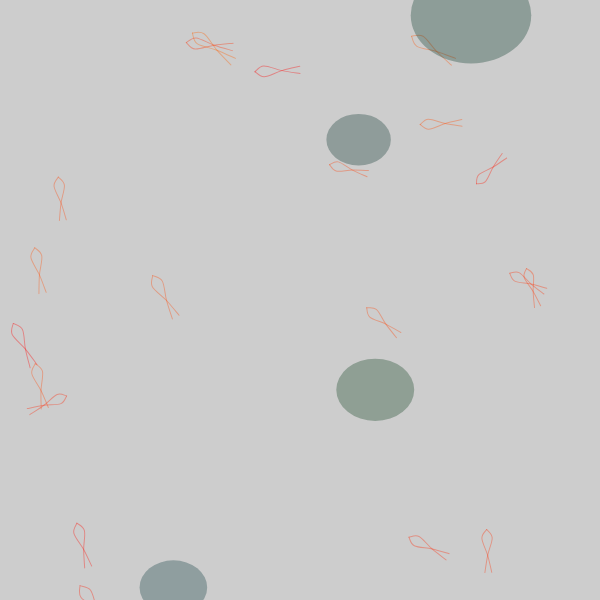
Frame 1 (no input)
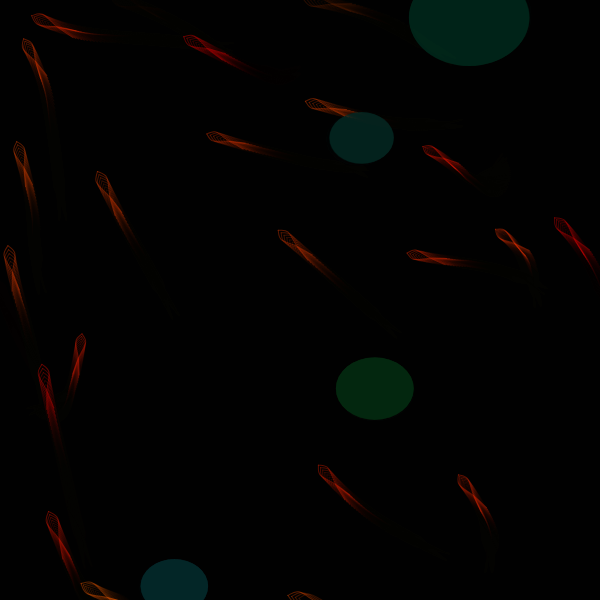
Frame 60 (no input)
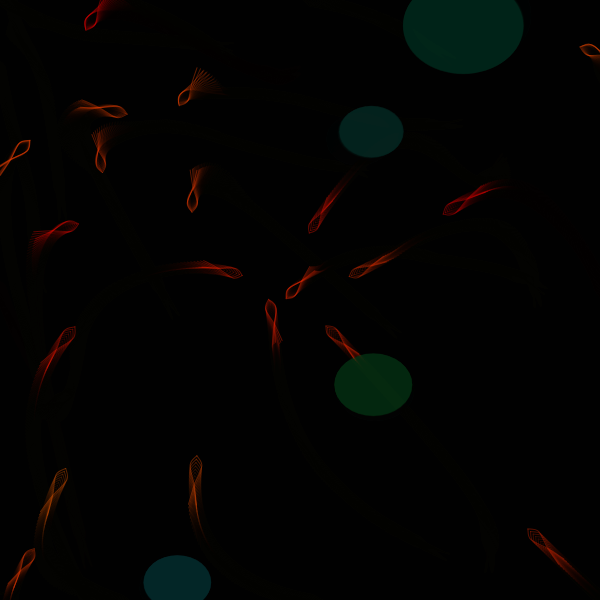
Frame 120 (the mouse pressed at the canvas centre since frame 60)

The p5.js sketch that drew these frames (run headless with seeded random() and noise() and a simulated clock; from frame 60 on, the mouse is pressed at the canvas centre):

// p5.js sketch
// ── sketch.js
let vehicles = [];
let obstacles = [];
let C_GRAVITY = 3;

function setup() {
  createCanvas(600, 600);

  for (let i = 0; i < 20; i++) {
    vehicles.push(
      new Vehicle(
        random(width),
        random(height),
        color(255, random(0, 100), 0, 90)
      )
    );
  }

  for (let i = 0; i < 4; i++) {
    obstacles.push(
      new Obstacle(
        random(width),
        random(height),
        color(random(0, 10), random(50, 60), random(20, 60), 80)
      )
    );
  }
}

function draw() {
  background(0, 50);

  for (let v of vehicles) {
    let target = createVector(mouseX, mouseY);
    v.seek(target);
    v.avoid(obstacles, vehicles);

    v.update();
    v.reappear();
    v.display();
  }

  for (let o of obstacles) {
    o.applyGravitationalAttraction(obstacles);
    o.update();
    o.limitVelocity(5);
    o.bounce();
    o.display();
  }
}

class Vehicle {
  constructor(x, y, color) {
    this.pos = createVector(x, y);
    this.vel = createVector();
    this.acc = createVector();
    //
    this.mass = 1.5;
    this.size = random(15, 20);
    //
    this.angle = 0;
    //
    this.maxSpeed = 5;
    this.maxSteerForce = 0.1;
    //
    this.brakeRad = 120;
    this.senseRad = 100;
    this.col = color;
  }
  attracted(target) {
    let vector = p5.Vector.sub(target, this.pos);
    vector.mult(0.05);
    this.applyForce(vector);
    //
    this.vel.mult(0.9);
  }
  seek(target) {
    let desiredVel = p5.Vector.sub(target, this.pos);
    let distance = desiredVel.mag();

    desiredVel.normalize(); // direction

    // arriving
    if (distance < this.brakeRad) {
      let speed = map(distance, 0, this.brakeRad, 0, this.maxSpeed);
      desiredVel.mult(speed);
    } else {
      desiredVel.mult(this.maxSpeed); // desire
    }

    let steerForce = p5.Vector.sub(desiredVel, this.vel);
    steerForce.limit(this.maxSteerForce);

    this.applyForce(steerForce);
  }
  avoid(obstacles, vehicles) {
    for (let obstacle of obstacles) {
      let desiredVel = p5.Vector.sub(obstacle.pos, this.pos);
      let distance = desiredVel.mag();
      desiredVel.normalize(); // direction
      if (distance > this.senseRad * 2) continue;
      desiredVel.mult(-this.maxSpeed);

      let steerForce = p5.Vector.sub(desiredVel, this.vel);
      steerForce.limit(this.maxSteerForce * 0.25); //***

      this.applyForce(steerForce);
    }

    for (let vehicle of vehicles) {
      if (this === vehicle) continue;
      let desiredVel = p5.Vector.sub(vehicle.pos, this.pos);
      let distance = desiredVel.mag();
      desiredVel.normalize(); // direction
      if (distance > this.senseRad) continue;
      desiredVel.mult(-this.maxSpeed);

      let steerForce = p5.Vector.sub(desiredVel, this.vel);
      steerForce.limit(this.maxSteerForce * 0.5); //***

      this.applyForce(steerForce);
    }
  }
  reappear() {
    if (this.pos.x < 0) {
      this.pos.x = width;
    } else if (this.pos.x > width) {
      this.pos.x = 0;
    }
    if (this.pos.y < 0) {
      this.pos.y = height;
    } else if (this.pos.y > height) {
      this.pos.y = 0;
    }
  }
  update() {
    this.vel.add(this.acc);
    this.pos.add(this.vel);
    this.acc.mult(0);
    this.angle = this.vel.heading();
  }
  applyForce(f) {
    if (this.mass <= 0) {
      console.log("Wrong mass");
      return;
    }
    let force = f.copy();
    force.div(this.mass);
    this.acc.add(force);
  }
  display() {
    push();
    translate(this.pos.x, this.pos.y);
    rotate(this.angle);

    // noFill();
    // stroke(0, 0, 255);
    // circle(0, 0, this.senseRad * 2);
    // stroke(255, 0, 0);
    // circle(0, 0, this.brakeRad * 2);

    //     noStroke();
    //     noFill();
    //     triangle(
    //       0,
    //       0,
    //       -this.size * 1,
    //       -this.size * 0.4,
    //       -this.size * 1,
    //       this.size * 0.4
    //     );
    stroke(this.col);
    noFill();
    beginShape();
    curveVertex(this.size * 0.5, 0);
    curveVertex(this.size * 0.5, 0);
    curveVertex(0, this.size * 0.3);
    curveVertex(-this.size * 1, 0);
    curveVertex(-this.size * 2, -this.size * 0.2);
    curveVertex(-this.size * 2, -this.size * 0.2);
    endShape();
    beginShape();
    curveVertex(this.size * 0.5, 0);
    curveVertex(this.size * 0.5, 0);
    curveVertex(0, -this.size * 0.3);
    curveVertex(-this.size * 1, 0);
    curveVertex(-this.size * 2, this.size * 0.2);
    curveVertex(-this.size * 2, this.size * 0.2);
    endShape();
    // beginShape();
    // curveVertex(0, -this.size * 1);
    // curveVertex(0, -this.size * 1);
    // curveVertex(this.size * 0.5, 0);
    // curveVertex(0, this.size * 1);
    // curveVertex(0, this.size * 1);
    // endShape();
    pop();
    push();
    beginShape();
    stroke(255);
    curveVertex(-this.size * 2.2, this.size * 0.2);
    curveVertex(-this.size * 2.2, this.size * 0.2);
    curveVertex(-this.size * 2.7, this.size * 0.3);
    curveVertex(-this.size * 3, this.size * 0.2);
    curveVertex(-this.size * 3, this.size * 0.2);
    endShape();
    pop();
  }
}

class Obstacle {
  constructor(x, y, color) {
    this.pos = createVector(x, y);
    this.vel = createVector(0, 0);
    this.acc = createVector(0, 0);
    this.rad = random(25, 50);
    this.mass = this.rad * 0.5;
    this.col = color;
  }
  update() {
    this.vel.add(this.acc);
    this.pos.add(this.vel);
    this.acc.mult(0);
  }
  applyForce(f) {
    if (this.mass > 0) {
      let force = p5.Vector.div(f, this.mass);
      this.acc.add(force);
    }
  }
  applyGravitationalAttraction(other) {
    for (let i = 0; i < obstacles.length; i++) {
      let other = obstacles[i];
      if (this != other) {
        let distance = this.pos.dist(other.pos);
        let magnitude =
          (C_GRAVITY * this.mass * other.mass) / (distance * distance);
        let force = p5.Vector.sub(other.pos, this.pos);
        force.normalize();
        force.mult(magnitude);
        if (distance < this.rad) {
          force.mult(-1);
          force.mult(2);
        }
        this.applyForce(force);
        this.acc.limit(6);
      }
    }
  }

  limitVelocity(mag) {
    this.vel.limit(mag);
  }
  bounce() {
    if (this.pos.x < 0) {
      this.pos.x = 0;
      this.vel.x = -0.9 * this.vel.x;
    } else if (this.pos.x > width) {
      this.pos.x = width;
      this.vel.x = -0.9 * this.vel.x;
    }
    if (this.pos.y < 0) {
      this.pos.y = 0;
      this.vel.y = -0.9 * this.vel.y;
    } else if (this.pos.y > height) {
      this.pos.y = height;
      this.vel.y = -0.9 * this.vel.y;
    }
  }
  display() {
    push();
    noStroke();
    fill(this.col);
    ellipse(this.pos.x, this.pos.y, this.rad * 2.5, this.rad * 2);
    pop();
  }
}
